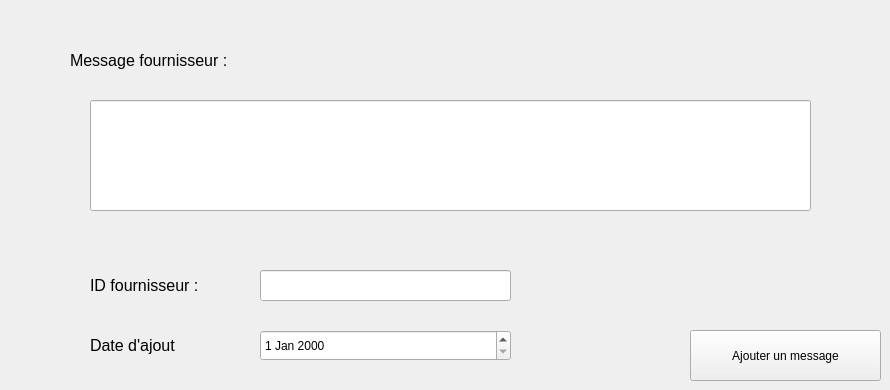
      <widget class="QWidget" name="page_29">
       <widget class="QLabel" name="label_64">
        <property name="geometry">
         <rect>
          <x>70</x>
          <y>40</y>
          <width>221</width>
          <height>41</height>
         </rect>
        </property>
        <property name="text">
         <string>&lt;html&gt;&lt;head/&gt;&lt;body&gt;&lt;p&gt;&lt;span style=&quot; font-size:12pt;&quot;&gt;Message fournisseur :&lt;/span&gt;&lt;/p&gt;&lt;/body&gt;&lt;/html&gt;</string>
        </property>
       </widget>
       <widget class="QLineEdit" name="Message_client">
        <property name="geometry">
         <rect>
          <x>90</x>
          <y>100</y>
          <width>721</width>
          <height>111</height>
         </rect>
        </property>
        <property name="styleSheet">
         <string notr="true">backgroun-color:beige;</string>
        </property>
       </widget>
       <widget class="QLabel" name="label_65">
        <property name="geometry">
         <rect>
          <x>90</x>
          <y>270</y>
          <width>161</width>
          <height>31</height>
         </rect>
        </property>
        <property name="text">
         <string>&lt;html&gt;&lt;head/&gt;&lt;body&gt;&lt;p&gt;&lt;span style=&quot; font-size:12pt;&quot;&gt;ID fournisseur :&lt;/span&gt;&lt;/p&gt;&lt;/body&gt;&lt;/html&gt;</string>
        </property>
       </widget>
       <widget class="QLabel" name="label_66">
        <property name="geometry">
         <rect>
          <x>90</x>
          <y>330</y>
          <width>181</width>
          <height>31</height>
         </rect>
        </property>
        <property name="text">
         <string>&lt;html&gt;&lt;head/&gt;&lt;body&gt;&lt;p&gt;&lt;span style=&quot; font-size:12pt;&quot;&gt;Date d'ajout&lt;/span&gt;&lt;/p&gt;&lt;/body&gt;&lt;/html&gt;</string>
        </property>
       </widget>
       <widget class="QLineEdit" name="cin_msg">
        <property name="geometry">
         <rect>
          <x>260</x>
          <y>270</y>
          <width>251</width>
          <height>31</height>
         </rect>
        </property>
        <property name="styleSheet">
         <string notr="true">backgroun-color:tan;</string>
        </property>
       </widget>
       <widget class="QDateEdit" name="dateEdit">
        <property name="geometry">
         <rect>
          <x>260</x>
          <y>330</y>
          <width>251</width>
          <height>31</height>
         </rect>
        </property>
        <property name="styleSheet">
         <string notr="true">backgroun-color:tan;</string>
        </property>
       </widget>
       <widget class="QPushButton" name="Ajouter_msg">
        <property name="geometry">
         <rect>
          <x>690</x>
          <y>330</y>
          <width>191</width>
          <height>51</height>
         </rect>
        </property>
        <property name="styleSheet">
         <string notr="true">backgroun-color:tan;</string>
        </property>
        <property name="text">
         <string>Ajouter un message</string>
        </property>
       </widget>
      </widget>
